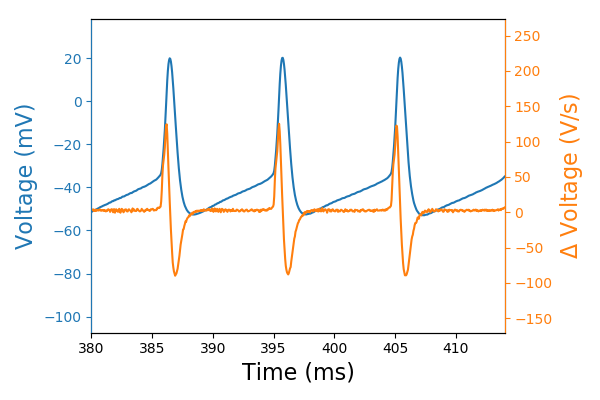

Python code for this plot:
"""
Refactor the AP detection module to provide a clean interface.
You can always refactor the core later.
"""

import os
import sys
PATH_HERE = os.path.abspath(os.path.dirname(__file__))
PATH_DATA = os.path.abspath(PATH_HERE+"../../../data/abfs/")
PATH_SRC = os.path.abspath(PATH_HERE+"../../../src/")
sys.path.insert(0, PATH_SRC)

import matplotlib.pyplot as plt
import pyabf
import numpy as np

abf = pyabf.ABF(PATH_DATA+"/2019_07_24_0055_fsi.abf")
abf.setSweep(12)

sweepDeltaY = np.diff(abf.sweepY) * abf.dataRate / 1000 # V/s

fig = plt.figure(figsize=(6, 4))
ax1 = fig.add_subplot(111)
ax2 = ax1.twinx()

ax1.plot(abf.sweepX*1000, abf.sweepY, color='C0')
ax1.set_xlabel(R"Time (ms)", fontsize=16)
ax1.set_ylabel(R"Voltage (mV)", color='C0', fontsize=16)
ax1.tick_params(axis='y', colors='C0')

ax2.plot(abf.sweepX[1:]*1000, sweepDeltaY, color='C1')
ax2.set_ylabel(R"$\Delta$ Voltage (V/s)", color='C1', fontsize=16)
ax2.tick_params(axis='y', colors='C1')

ax2.spines['left'].set_color('C0')
ax2.spines['right'].set_color('C1')

plt.axis([380, 414, None, None])
plt.tight_layout()
plt.show()
